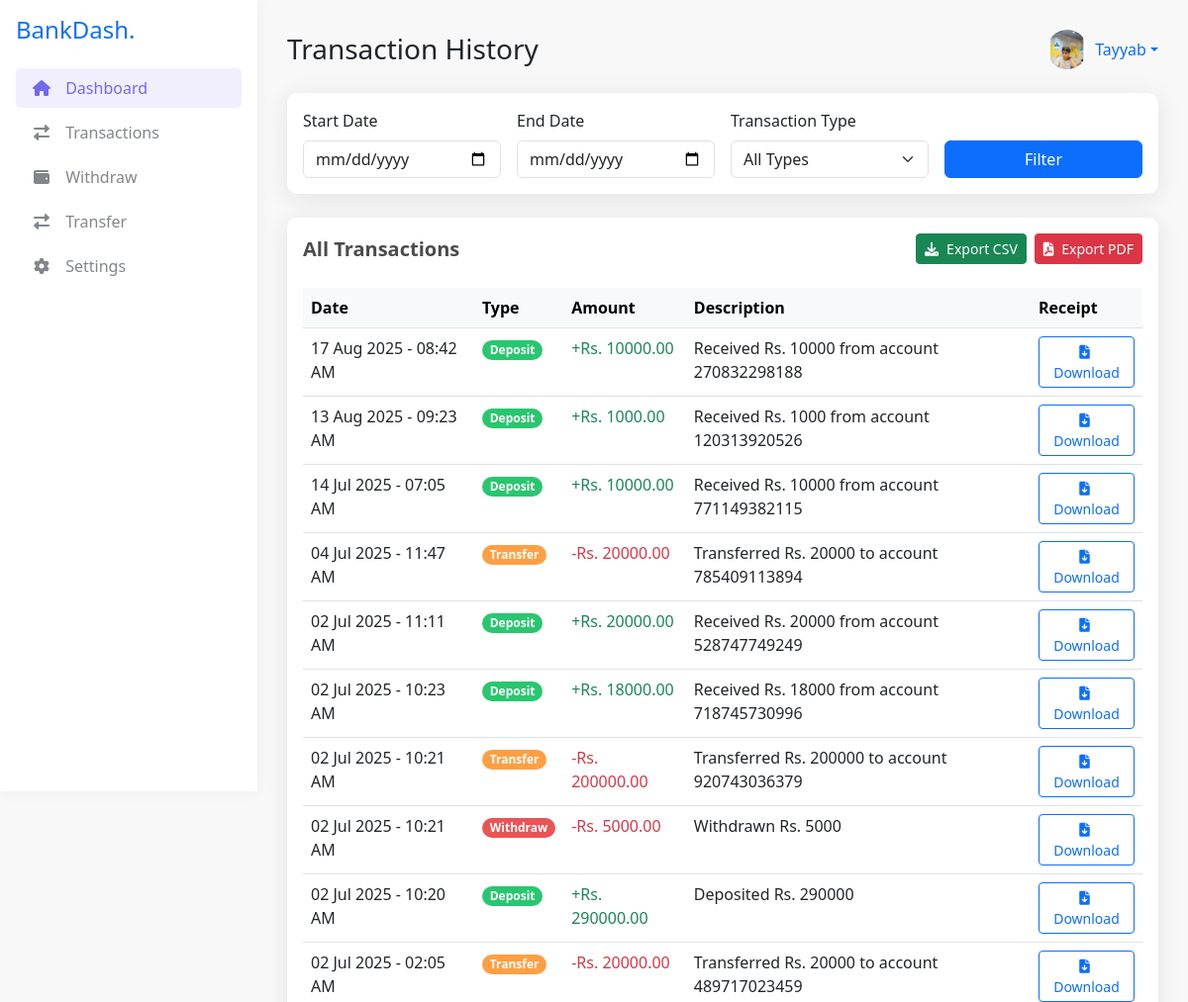
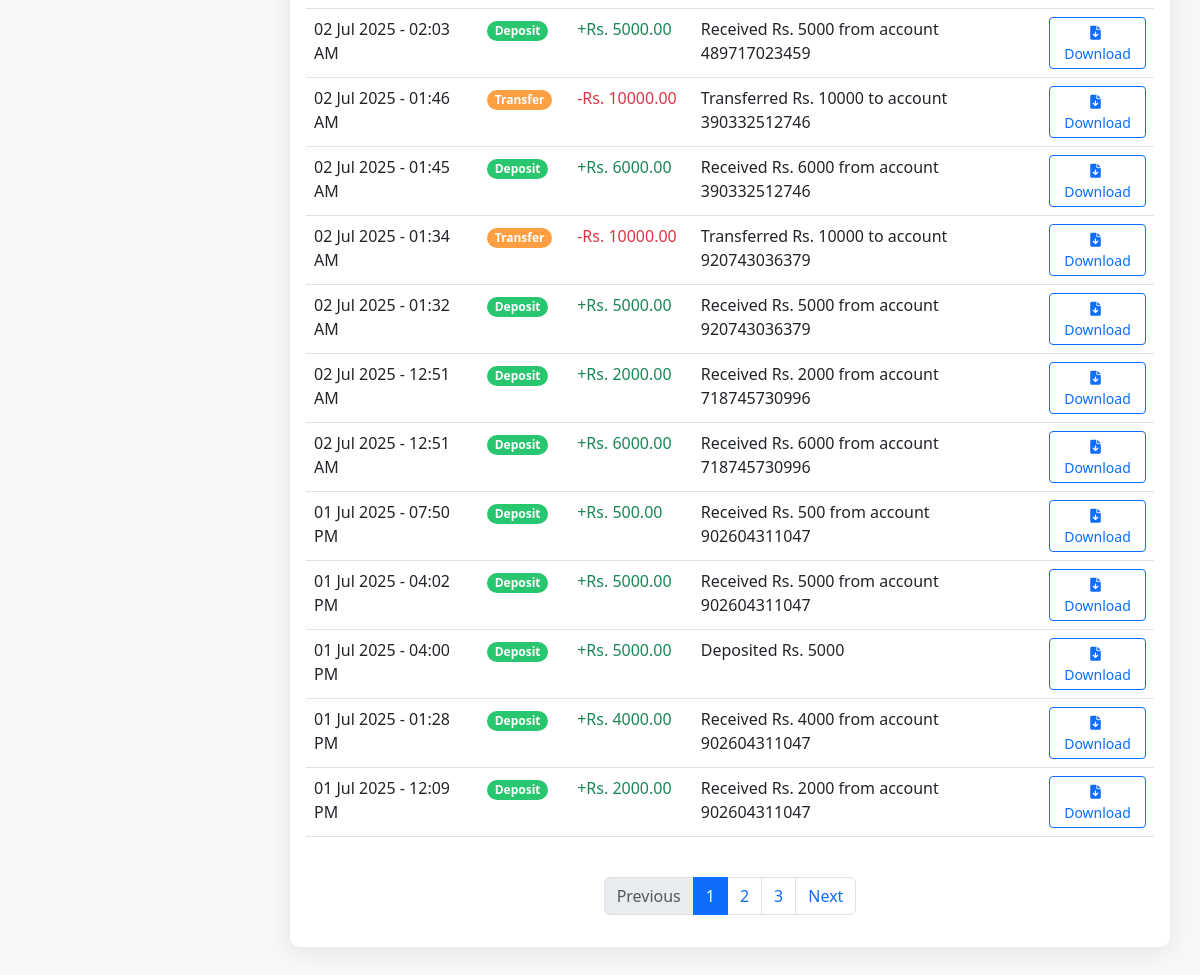
The page /transactions/ (signed in) on the database its author committed (2 pictures, top to bottom).
### accounts/models.py (models this page shows, shortened)
class User(AbstractUser):
    is_customer = models.BooleanField(default=True)

class UserProfile(models.Model):
    user = models.OneToOneField(settings.AUTH_USER_MODEL, on_delete=models.CASCADE)
    image = models.ImageField(upload_to='profile_pics/', default='profile_pics/default.jpg')
    date_of_birth = models.DateField(null=True, blank=True)
    permanent_address = models.CharField(max_length=255, blank=True, null=True)
    present_address = models.CharField(max_length=255, blank=True, null=True)
    city = models.CharField(max_length=100, blank=True, null=True)
    country = models.CharField(max_length=100, blank=True, null=True)
    postal_code = models.CharField(max_length=20, blank=True, null=True)

class Transaction(models.Model):
    TRANSACTION_TYPES = (
        ('deposit', 'Deposit'),
        ('withdraw', 'Withdraw'),
        ('transfer', 'Transfer'),
    )
    user = models.ForeignKey(settings.AUTH_USER_MODEL, on_delete=models.CASCADE)
    transaction_type = models.CharField(max_length=10, choices=TRANSACTION_TYPES)
    amount = models.DecimalField(max_digits=10, decimal_places=2)
    timestamp = models.DateTimeField(auto_now_add=True)
    description = models.TextField(blank=True, null=True)

### accounts/views.py (the view, shortened to what this page needs)
# urls.py: path('transactions/', views.transaction_history_view, name='transaction_history'),
@login_required
def transaction_history_view(request):
    transactions = Transaction.objects.filter(user=request.user).order_by('-timestamp')
    start_date = request.GET.get('start_date')
    end_date = request.GET.get('end_date')
    txn_type = request.GET.get('type')
    if start_date:
        transactions = transactions.filter(timestamp__date__gte=start_date)
    if end_date:
        transactions = transactions.filter(timestamp__date__lte=end_date)
    if txn_type and txn_type != 'all':
        transactions = transactions.filter(transaction_type=txn_type)
    return render(request, 'accounts/transactions.html', {
        'transactions': transactions,
        'start_date': start_date,
        'end_date': end_date,
        'txn_type': txn_type,
    })

### templates/accounts/transactions.html (shortened to what this page needs)
<!DOCTYPE html>
<html>
<head>
    <link href="https://cdn.jsdelivr.net/npm/bootstrap@5.3.0/dist/css/bootstrap.min.css" rel="stylesheet">
    <link rel="stylesheet" href="https://cdnjs.cloudflare.com/ajax/libs/font-awesome/6.0.0/css/all.min.css">
</head>
<body>
    <div class="sidebar p-3">
        <h4 class="mb-4 text-primary">BankDash.</h4>
        <ul class="nav flex-column">
           <li class="nav-item">
                <a class="nav-link active" href="{% url 'dashboard' %}"><i class="fas fa-home"></i> Dashboard</a>
            </li>
            <li class="nav-item">
                <a class="nav-link" href="{% url 'transaction_history' %}"><i class="fas fa-exchange-alt"></i> Transactions</a>
            </li>
            <li class="nav-item">
                <a class="nav-link" href="{% url 'deposit_withdraw' %}"><i class="fas fa-wallet"></i> Withdraw</a>
            </li>
            <li class="nav-item">
                <a class="nav-link" href="{% url 'transfer' %}"><i class="fas fa-exchange-alt"></i> Transfer</a>
            </li>
            <li class="nav-item">
                <a class="nav-link" href="{% url 'profile' %}"><i class="fas fa-cog"></i> Settings</a>
            </li>
        </ul>
    </div>
    <div class="main-content">
        <div class="d-flex justify-content-between align-items-center mb-4">
            <h3 class="mb-0">Transaction History</h3>
            <div class="d-flex align-items-center">
                <div class="dropdown ms-3">
                    <a href="#" class="d-flex align-items-center text-decoration-none dropdown-toggle" data-bs-toggle="dropdown">
                        <img src="{{ request.user.userprofile.image.url|default:'/media/default.jpg' }}" class="user-profile me-2">
                        <span>{{ request.user.username }}</span>
                    </a>
                </div>
            </div>
        </div>
        <div class="card mb-4">
            <div class="card-body">
                <form method="get" class="row g-3">
                    <div class="col-md-3">
                        <label class="form-label">Start Date</label>
                        <input type="date" name="start_date" class="form-control" value="{{ start_date }}">
                    </div>
                    <div class="col-md-3">
                        <label class="form-label">End Date</label>
                        <input type="date" name="end_date" class="form-control" value="{{ end_date }}">
                    </div>
                    <div class="col-md-3">
                        <label class="form-label">Transaction Type</label>
                        <select name="type" class="form-select">
                            <option value="all" {% if txn_type == 'all' or not txn_type %}selected{% endif %}>All Types</option>
                        </select>
                    </div>
                    <div class="col-md-3 d-flex align-items-end">
                        <button type="submit" class="btn btn-primary w-100">Filter</button>
                    </div>
                </form>
            </div>
        </div>
        <div class="card">
            <div class="card-body">
                <div class="d-flex justify-content-between align-items-center mb-4">
    <h5 class="card-title mb-0">All Transactions</h5>
    <div class="d-flex">
        <form method="get" action="{% url 'transaction_history' %}">
            <button type="submit" class="btn btn-sm btn-success">
                <i class="fas fa-download me-2"></i>Export CSV
            </button>
        </form>
        <form method="get" action="{% url 'export_pdf' %}">
            <button type="submit" class="btn btn-sm btn-danger ms-2">
                <i class="fas fa-file-pdf me-2"></i>Export PDF
            </button>
        </form>
    </div>
</div>
                {% if transactions %}
                    <div class="table-responsive">
                        <table class="table table-hover">
                            <thead class="table-light">
                                <tr>
                                    <th>Date</th>
                                    <th>Type</th>
                                    <th>Amount</th>
                                    <th>Description</th>
                                    <th>Receipt</th>
                                </tr>
                            </thead>
                            <tbody>
                                {% for txn in transactions %}
                                <tr>
                                    <td>{{ txn.timestamp|date:"d M Y - h:i A" }}</td>
                                    <td>
                                        <span class="badge rounded-pill
                                            {% if txn.transaction_type == 'deposit' %}badge-income
                                            {% elif txn.transaction_type == 'withdraw' %}badge-expense
                                            {% else %}badge-transfer{% endif %}">
                                            {{ txn.transaction_type|title }}
                                        </span>
                                    </td>
                                    <td class="{% if txn.transaction_type == 'deposit' %}text-success{% else %}text-danger{% endif %}">
                                        {% if txn.transaction_type == 'deposit' %}+{% else %}-{% endif %}Rs. {{ txn.amount }}
                                    </td>
                                    <td>{{ txn.description }}</td>
                                    <td>
                                       <a href="{% url 'generate_pdf' txn.id %}" class="btn btn-sm btn-outline-primary">
                                           <i class="fas fa-file-download me-1"></i>Download
                                        </a>
                                    </td>
                                </tr>
                                {% endfor %}
                            </tbody>
                        </table>
                    </div>
                    <nav aria-label="Page navigation" class="mt-4">
                        <ul class="pagination justify-content-center">
                            <li class="page-item disabled">
                                <a class="page-link" href="#" tabindex="-1">Previous</a>
                            </li>
                            <li class="page-item active"><a class="page-link" href="#">1</a></li>
                            <li class="page-item"><a class="page-link" href="#">2</a></li>
                            <li class="page-item"><a class="page-link" href="#">3</a></li>
                            <li class="page-item">
                                <a class="page-link" href="#">Next</a>
                            </li>
                        </ul>
                    </nav>
                {% else %}
                    <div class="text-center py-5">
                        <i class="fas fa-exchange-alt fa-3x text-muted mb-3"></i>
                        <h5 class="text-muted">No transactions found</h5>
                        <p class="text-muted">Your transactions will appear here</p>
                    </div>
                {% endif %}
            </div>
        </div>
    </div>
</body>
</html>

### templates/accounts/transactions.html (style rules this page uses)
:root { --primary: #7367F0; --secondary: #82868B; --success: #28C76F; --danger: #EA5455; --warning: #FF9F43; --info: #00CFE8; --dark: #4B4B4B; --light: #F8F8F8; }
body { background-color: #F8F8F8; font-family: 'Segoe UI', Tahoma, Geneva, Verdana, sans-serif; }
.sidebar { background: white; height: 100vh; position: fixed; width: 260px; box-shadow: 0 0 15px rgba(0,0,0,0.05); }
.main-content { margin-left: 260px; padding: 30px; }
.nav-link { color: var(--secondary); border-radius: 5px; margin-bottom: 5px; }
.nav-link.active, .nav-link:hover { background-color: rgba(115,103,240,0.1); color: var(--primary); }
.nav-link i { margin-right: 10px; width: 20px; text-align: center; }
.card { border: none; border-radius: 10px; box-shadow: 0 4px 24px 0 rgba(34, 41, 47, 0.1); }
.card-title { font-weight: 600; color: var(--dark); }
.user-profile { width: 40px; height: 40px; border-radius: 50%; object-fit: cover; }
.badge-income { background-color: var(--success); }
.badge-expense { background-color: var(--danger); }
.badge-transfer { background-color: var(--warning); }

### rows shown on the page
User: user.userprofile.image (picture), user.username "Tayyab"
Transaction: timestamp "17 Aug 2025 - 08:42 AM", transaction_type "Deposit", amount "10000.00", description "Received Rs. 10000 from account 270832298188"
Transaction: timestamp "13 Aug 2025 - 09:23 AM", transaction_type "Deposit", amount "1000.00", description "Received Rs. 1000 from account 120313920526"
Transaction: timestamp "14 Jul 2025 - 07:05 AM", transaction_type "Deposit", amount "10000.00", description "Received Rs. 10000 from account 771149382115"
Transaction: timestamp "04 Jul 2025 - 11:47 AM", transaction_type "Transfer", amount "20000.00", description "Transferred Rs. 20000 to account 785409113894"
Transaction: timestamp "02 Jul 2025 - 11:11 AM", transaction_type "Deposit", amount "20000.00", description "Received Rs. 20000 from account 528747749249"
Transaction: timestamp "02 Jul 2025 - 10:23 AM", transaction_type "Deposit", amount "18000.00", description "Received Rs. 18000 from account 718745730996"
Transaction: timestamp "02 Jul 2025 - 10:21 AM", transaction_type "Transfer", amount "200000.00", description "Transferred Rs. 200000 to account 920743036379"
Transaction: timestamp "02 Jul 2025 - 10:21 AM", transaction_type "Withdraw", amount "5000.00", description "Withdrawn Rs. 5000"
Transaction: timestamp "02 Jul 2025 - 10:20 AM", transaction_type "Deposit", amount "290000.00", description "Deposited Rs. 290000"
Transaction: timestamp "02 Jul 2025 - 02:05 AM", transaction_type "Transfer", amount "20000.00", description "Transferred Rs. 20000 to account 489717023459"
Transaction: timestamp "02 Jul 2025 - 02:03 AM", transaction_type "Deposit", amount "5000.00", description "Received Rs. 5000 from account 489717023459"
Transaction: timestamp "02 Jul 2025 - 01:46 AM", transaction_type "Transfer", amount "10000.00", description "Transferred Rs. 10000 to account 390332512746"
Transaction: timestamp "02 Jul 2025 - 01:45 AM", transaction_type "Deposit", amount "6000.00", description "Received Rs. 6000 from account 390332512746"
Transaction: timestamp "02 Jul 2025 - 01:34 AM", transaction_type "Transfer", amount "10000.00", description "Transferred Rs. 10000 to account 920743036379"
Transaction: timestamp "02 Jul 2025 - 01:32 AM", transaction_type "Deposit", amount "5000.00", description "Received Rs. 5000 from account 920743036379"
Transaction: timestamp "02 Jul 2025 - 12:51 AM", transaction_type "Deposit", amount "2000.00", description "Received Rs. 2000 from account 718745730996"
Transaction: timestamp "02 Jul 2025 - 12:51 AM", transaction_type "Deposit", amount "6000.00", description "Received Rs. 6000 from account 718745730996"
Transaction: timestamp "01 Jul 2025 - 07:50 PM", transaction_type "Deposit", amount "500.00", description "Received Rs. 500 from account 902604311047"
Transaction: timestamp "01 Jul 2025 - 04:02 PM", transaction_type "Deposit", amount "5000.00", description "Received Rs. 5000 from account 902604311047"
Transaction: timestamp "01 Jul 2025 - 04:00 PM", transaction_type "Deposit", amount "5000.00", description "Deposited Rs. 5000"
Transaction: timestamp "01 Jul 2025 - 01:28 PM", transaction_type "Deposit", amount "4000.00", description "Received Rs. 4000 from account 902604311047"
Transaction: timestamp "01 Jul 2025 - 12:09 PM", transaction_type "Deposit", amount "2000.00", description "Received Rs. 2000 from account 902604311047"
